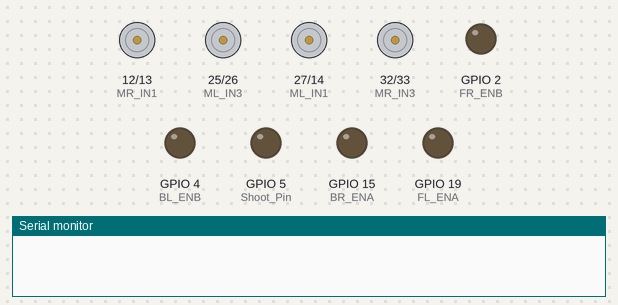
A sketch run on a simulated ESP32. On the bench: motor-driver pin pairs drawn as motors (green arrow = first pin HIGH = forward, orange = second pin HIGH = backward, longer = more drive), output pins drawn as LEDs (lit = HIGH), the last lines printed to the serial monitor.

Above: at 0.01 s.
At 1.8 s:
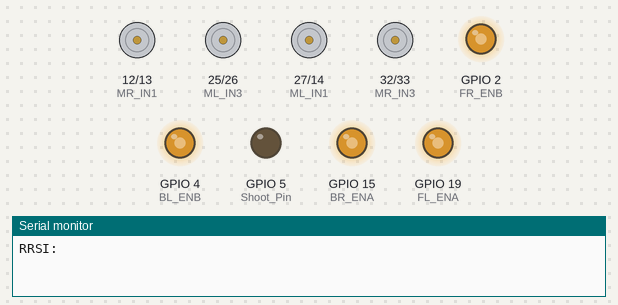
At 4.0 s:
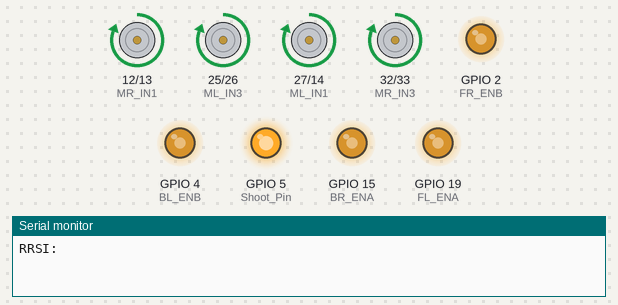
At 8.4 s:
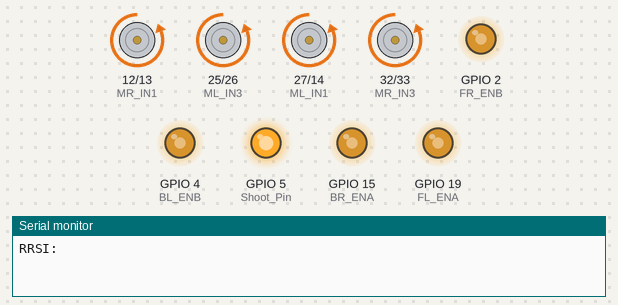
At 15.2 s:
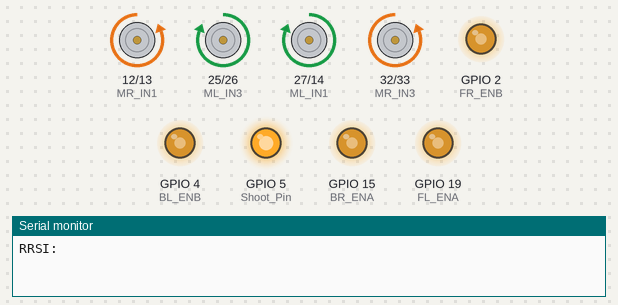
At 16.8 s:
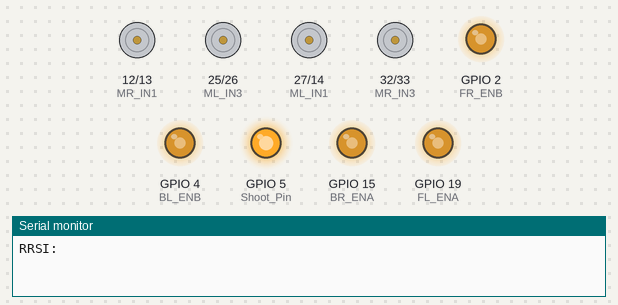
Timing chart, 0 to 18.3 s (numbered marks = the images above):
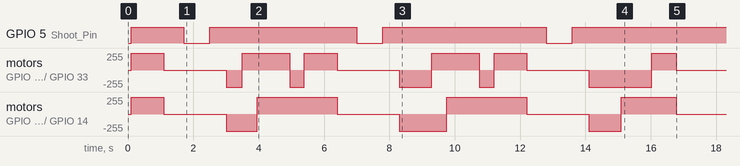

The sketch:

Academy_AGV_Shoot_Answer.ino
```cpp
#include <Arduino.h>
#define Shoot_Pin 5

//-------------------------------------------------edit Parameter-------------------------------------------------------//
void setup() {
  Serial.begin(115200);
  motorsetup();
  Serial.print("RRSI: ");

  pinMode(Shoot_Pin, OUTPUT);
  digitalWrite(Shoot_Pin, 1);


  //----------------Edit sequence code here--------------//
  forward(1000);
  stop(500);
  Shoot(800);
  backward(500);
  turn_left(450);
  forward(1000);
  turn_right(450);
  forward(1000);
  stop(500);
  Shoot(800);
  backward(1000);
  turn_left(450);
  forward(1000);
  turn_right(450);
  forward(1000);
  stop(500);
  Shoot(800);
  backward(1000);
  turn_right(920);
  forward(750);
  stop(100);

}
void loop() {

}
```

Direction_fn.ino
```cpp
//-------------------------------------------------Declare variable-------------------------------------------------------//
#define MR_IN1 12 //backright motor
#define MR_IN2 13 //backright motor
#define MR_IN3 32 //frontright motor
#define MR_IN4 33 //frontright motor

#define ML_IN1 27 //frontleft motor
#define ML_IN2 14 //frontleft motor
#define ML_IN3 25 //backleft motor
#define ML_IN4 26 //backleft motor

#define BR_ENA 15  //Pin speed backright motor
#define FR_ENB 2   //Pin speed frontright motor
#define BL_ENB 4   //Pin speed backleft motor
#define FL_ENA 19  //Pin speed frontleft motor

#define L_LED 16  // Left LED
#define R_LED 17  // Right LED

//-----------------------------------------------Adjust range value 120-255-------------------------------------------------------//
uint8_t BR_Speed = 165;  //Adjust speed //backright motor
uint8_t FR_Speed = 165;  //Adjust speed //frontright motor
uint8_t BL_Speed = 165;  //Adjust speed //backleft motor
uint8_t FL_Speed = 165;  //Adjust speed //frontleft motor

void motorsetup() {
  pinMode(MR_IN1, OUTPUT);
  pinMode(MR_IN2, OUTPUT);
  pinMode(MR_IN3, OUTPUT);
  pinMode(MR_IN4, OUTPUT);
  pinMode(ML_IN1, OUTPUT);
  pinMode(ML_IN2, OUTPUT);
  pinMode(ML_IN3, OUTPUT);
  pinMode(ML_IN4, OUTPUT);
  pinMode(FL_ENA, OUTPUT);
  pinMode(BL_ENB, OUTPUT);
  pinMode(BR_ENA, OUTPUT);
  pinMode(FR_ENB, OUTPUT);
  stop(100);
}
void forward(int d) {
  analogWrite(BR_ENA, BR_Speed); //Pin speed //backright motor
  analogWrite(FR_ENB, FR_Speed); //Pin speed //frontright motor
  analogWrite(BL_ENB, BL_Speed); //Pin speed //backleft motor
  analogWrite(FL_ENA, FL_Speed); //Pin speed //frontleft motor

  digitalWrite(MR_IN1, HIGH);  //backright motor
  digitalWrite(MR_IN2, LOW);   //backright motor
  digitalWrite(MR_IN3, HIGH);  //frontright motor
  digitalWrite(MR_IN4, LOW);   //frontright motor
  digitalWrite(ML_IN1, HIGH);  //frontleft motor
  digitalWrite(ML_IN2, LOW);   //frontleft motor
  digitalWrite(ML_IN3, HIGH);  //backleft motor
  digitalWrite(ML_IN4, LOW);   //backleft motor
  delay(d);
}

void backward(int d) {
  analogWrite(BR_ENA, BR_Speed); //Pin speed //backright motor
  analogWrite(FR_ENB, FR_Speed); //Pin speed //frontright motor
  analogWrite(BL_ENB, BL_Speed); //Pin speed //backleft motor
  analogWrite(FL_ENA, FL_Speed); //Pin speed //frontleft motor

  digitalWrite(MR_IN1, LOW);   //backright motor
  digitalWrite(MR_IN2, HIGH);  //backright motor
  digitalWrite(MR_IN3, LOW);   //frontright motor
  digitalWrite(MR_IN4, HIGH);  //frontright motor
  digitalWrite(ML_IN1, LOW);   //frontleft motor
  digitalWrite(ML_IN2, HIGH);  //frontleft motor
  digitalWrite(ML_IN3, LOW);   //backleft motor
  digitalWrite(ML_IN4, HIGH);  //backleft motor
  delay(d);
}

void turn_right(int d) {
  analogWrite(BR_ENA, BR_Speed); //Pin speed //backright motor
  analogWrite(FR_ENB, FR_Speed); //Pin speed //frontright motor
  analogWrite(BL_ENB, BL_Speed); //Pin speed //backleft motor
  analogWrite(FL_ENA, FL_Speed); //Pin speed //frontleft motor

  digitalWrite(MR_IN1, LOW);   //backright motor
  digitalWrite(MR_IN2, HIGH);  //backright motor
  digitalWrite(MR_IN3, LOW);   //frontright motor
  digitalWrite(MR_IN4, HIGH);  //frontright motor
  digitalWrite(ML_IN1, HIGH);  //frontleft motor
  digitalWrite(ML_IN2, LOW);   //frontleft motor
  digitalWrite(ML_IN3, HIGH);  //backleft motor
  digitalWrite(ML_IN4, LOW);   //backleft motor
  delay(d);
}

void turn_left(int d) {
  analogWrite(BR_ENA, BR_Speed); //Pin speed //backright motor
  analogWrite(FR_ENB, FR_Speed); //Pin speed //frontright motor
  analogWrite(BL_ENB, BL_Speed); //Pin speed //backleft motor
  analogWrite(FL_ENA, FL_Speed); //Pin speed //frontleft motor

  digitalWrite(MR_IN1, HIGH);  //backright motor
  digitalWrite(MR_IN2, LOW);   //backright motor
  digitalWrite(MR_IN3, HIGH);  //frontright motor
  digitalWrite(MR_IN4, LOW);   //frontright motor
  digitalWrite(ML_IN1, LOW);   //frontleft motor
  digitalWrite(ML_IN2, HIGH);  //frontleft motor
  digitalWrite(ML_IN3, LOW);   //backleft motor
  digitalWrite(ML_IN4, HIGH);  //backleft motor
  delay(d);
}

void slide_left(int d) {
  analogWrite(BR_ENA, BR_Speed); //Pin speed //backright motor
  analogWrite(FR_ENB, FR_Speed); //Pin speed //frontright motor
  analogWrite(BL_ENB, BL_Speed); //Pin speed //backleft motor
  analogWrite(FL_ENA, FL_Speed); //Pin speed //frontleft motor

  digitalWrite(MR_IN1, LOW);   //backright motor
  digitalWrite(MR_IN2, HIGH);  //backright motor
  digitalWrite(MR_IN3, HIGH);  //frontright motor
  digitalWrite(MR_IN4, LOW);   //frontright motor
  digitalWrite(ML_IN1, LOW);   //frontleft motor
  digitalWrite(ML_IN2, HIGH);  //frontleft motor
  digitalWrite(ML_IN3, HIGH);  //backleft motor
  digitalWrite(ML_IN4, LOW);   //backleft motor
  delay(d);
}

void slide_right(int d) {
  analogWrite(BR_ENA, BR_Speed); //Pin speed //backright motor
  analogWrite(FR_ENB, FR_Speed); //Pin speed //frontright motor
  analogWrite(BL_ENB, BL_Speed); //Pin speed //backleft motor
  analogWrite(FL_ENA, FL_Speed); //Pin speed //frontleft motor

  digitalWrite(MR_IN1, HIGH);  //backright motor
  digitalWrite(MR_IN2, LOW);   //backright motor
  digitalWrite(MR_IN3, LOW);   //frontright motor
  digitalWrite(MR_IN4, HIGH);  //frontright motor
  digitalWrite(ML_IN1, HIGH);  //frontleft motor
  digitalWrite(ML_IN2, LOW);   //frontleft motor
  digitalWrite(ML_IN3, LOW);   //backleft motor
  digitalWrite(ML_IN4, HIGH);  //backleft motor
  delay(d);
}

void slide_left_forward(int d) {
  analogWrite(BR_ENA, BR_Speed); //Pin speed //backright motor
  analogWrite(FR_ENB, FR_Speed); //Pin speed //frontright motor
  analogWrite(BL_ENB, BL_Speed); //Pin speed //backleft motor
  analogWrite(FL_ENA, FL_Speed); //Pin speed //frontleft motor

  digitalWrite(MR_IN1, LOW);   //backright motor
  digitalWrite(MR_IN2, LOW);   //backright motor
  digitalWrite(MR_IN3, HIGH);  //frontright motor
  digitalWrite(MR_IN4, LOW);   //frontright motor
  digitalWrite(ML_IN1, LOW);   //frontleft motor
  digitalWrite(ML_IN2, LOW);   //frontleft motor
  digitalWrite(ML_IN3, HIGH);  //backleft motor
  digitalWrite(ML_IN4, LOW);   //backleft motor
  delay(d);
}

void slide_right_forward(int d) {
  analogWrite(BR_ENA, BR_Speed); //Pin speed //backright motor
  analogWrite(FR_ENB, FR_Speed); //Pin speed //frontright motor
  analogWrite(BL_ENB, BL_Speed); //Pin speed //backleft motor
  analogWrite(FL_ENA, FL_Speed); //Pin speed //frontleft motor

  digitalWrite(MR_IN1, HIGH);  //backright motor
  digitalWrite(MR_IN2, LOW);   //backright motor
  digitalWrite(MR_IN3, LOW);   //frontright motor
  digitalWrite(MR_IN4, LOW);   //frontright motor
  digitalWrite(ML_IN1, HIGH);  //frontleft motor
  digitalWrite(ML_IN2, LOW);   //frontleft motor
  digitalWrite(ML_IN3, LOW);   //backleft motor
  digitalWrite(ML_IN4, LOW);   //backleft motor
  delay(d);
}

void slide_left_backward(int d) {
  analogWrite(BR_ENA, BR_Speed); //Pin speed //backright motor
  analogWrite(FR_ENB, FR_Speed); //Pin speed //frontright motor
  analogWrite(BL_ENB, BL_Speed); //Pin speed //backleft motor
  analogWrite(FL_ENA, FL_Speed); //Pin speed //frontleft motor

  digitalWrite(MR_IN1, LOW);   //backright motor
  digitalWrite(MR_IN2, HIGH);  //backright motor
  digitalWrite(MR_IN3, LOW);   //frontright motor
  digitalWrite(MR_IN4, LOW);   //frontright motor
  digitalWrite(ML_IN1, LOW);   //frontleft motor
  digitalWrite(ML_IN2, HIGH);  //frontleft motor
  digitalWrite(ML_IN3, LOW);   //backleft motor
  digitalWrite(ML_IN4, LOW);   //backleft motor
  delay(d);
}

void slide_right_backward(int d) {
  analogWrite(BR_ENA, BR_Speed); //Pin speed //backright motor
  analogWrite(FR_ENB, FR_Speed); //Pin speed //frontright motor
  analogWrite(BL_ENB, BL_Speed); //Pin speed //backleft motor
  analogWrite(FL_ENA, FL_Speed); //Pin speed //frontleft motor

  digitalWrite(MR_IN1, LOW);   //backright motor
  digitalWrite(MR_IN2, LOW);   //backright motor
  digitalWrite(MR_IN3, LOW);   //frontright motor
  digitalWrite(MR_IN4, HIGH);  //frontright motor
  digitalWrite(ML_IN1, LOW);   //frontleft motor
  digitalWrite(ML_IN2, LOW);   //frontleft motor
  digitalWrite(ML_IN3, LOW);   //backleft motor
  digitalWrite(ML_IN4, HIGH);  //backleft motor
  delay(d);
}

void stop(int d) {
  digitalWrite(MR_IN1, LOW);  //backright motor
  digitalWrite(MR_IN2, LOW);  //backright motor
  digitalWrite(MR_IN3, LOW);  //frontright motor
  digitalWrite(MR_IN4, LOW);  //frontright motor
  digitalWrite(ML_IN1, LOW);  //frontleft motor
  digitalWrite(ML_IN2, LOW);  //frontleft motor
  digitalWrite(ML_IN3, LOW);  //backleft motor
  digitalWrite(ML_IN4, LOW);  //backleft motor
  delay(d);
}
```

Function_Shoot.ino
```cpp
void Shoot(int d) {
    stop(100);
    digitalWrite(Shoot_Pin, 0);
    delay(d);
    digitalWrite(Shoot_Pin, 1);
    delay(500);
}
```
